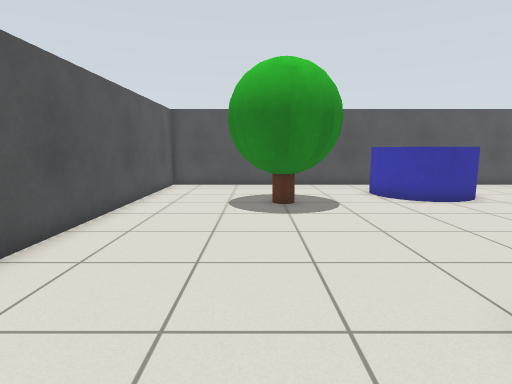
view 1 (above)

13 first-person views from a walk through a Gazebo world. The camera is 0.96 m above the floor, tilts 8° down and sees 80° across. The floor is counted in squares, 0.5 m on a side. Each view is taken from the middle of a square. On the plan, view 1 faces up. The plan holds only what a view shows up to about 17 squares ahead; the rest is blank.

view 2
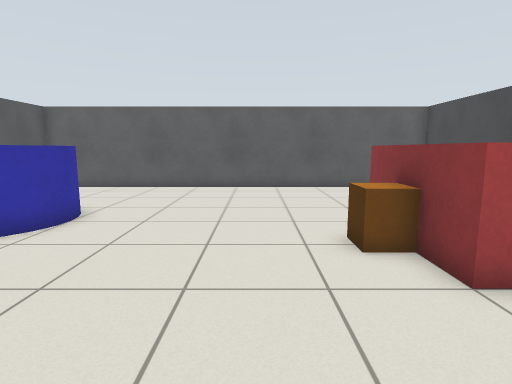

view 3
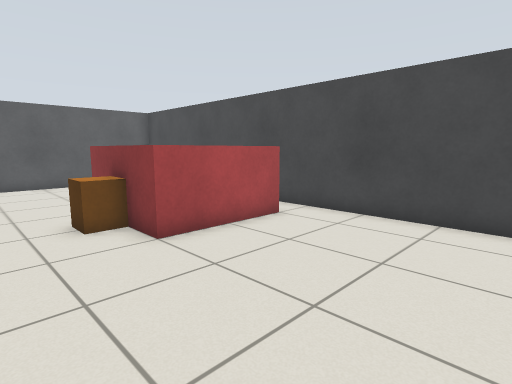

view 4
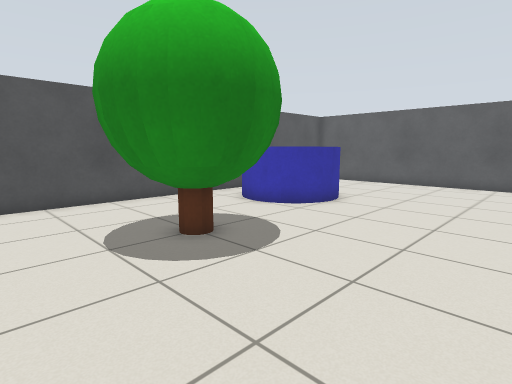

view 5
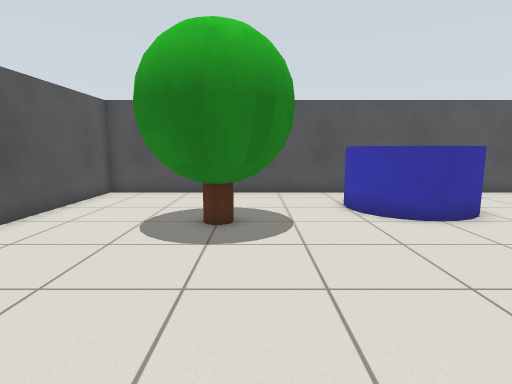

view 6
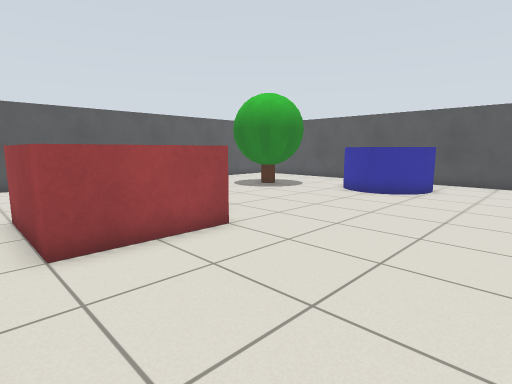

view 7
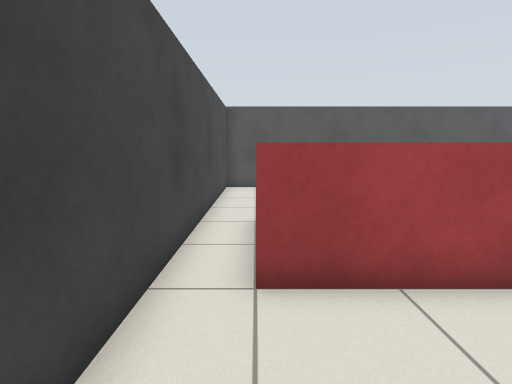

view 8
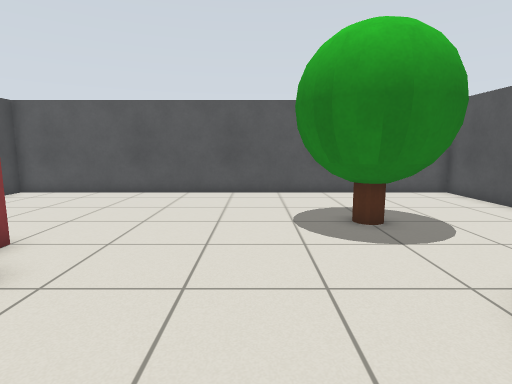

view 9
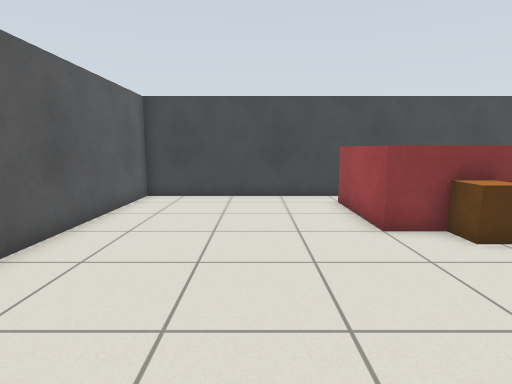

view 10
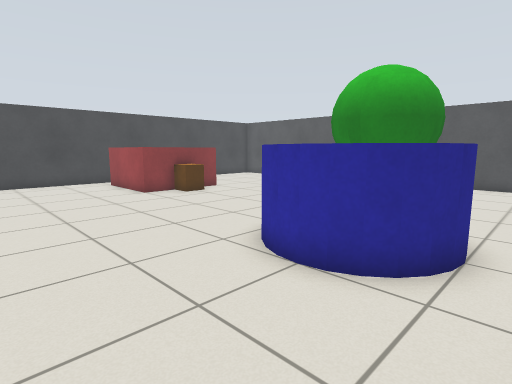

view 11
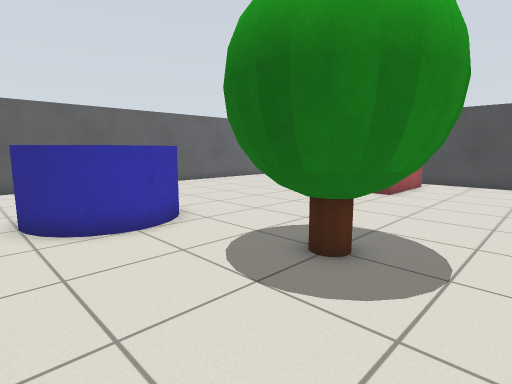

view 12
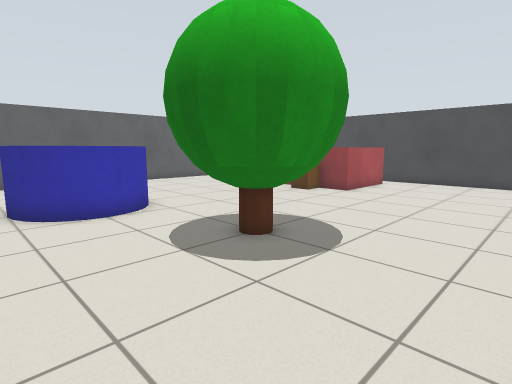

view 13
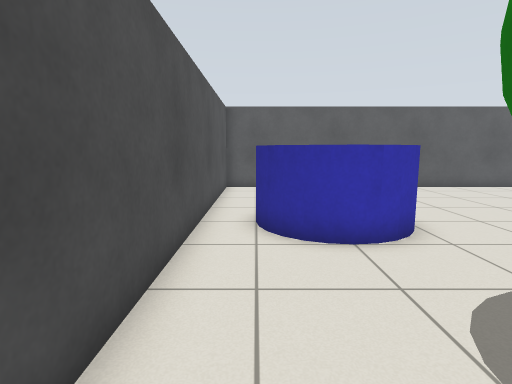

### Floor plan
Key: @ floor where view 1 was taken; # wall or solid block; . floor; = window, fence, low wall or low ledge; C blue cylinder; T tree; B red box.
Columns run from 5 left of view 1 to 15 right of it. Each row starts with its distance up from view 1.
 17 #####################
 16 #...................#
 15 #..........CCC......#
 14 #.........CC CC.....#
 13 #....TTT..C   C.....#
 12 #...TTTTT.CC CC.....#
 11 #...TTTTT..CCC......#
 10 #...TTTT............#
  9 #....TT.............#
  8 #...................#
  7 #...................#
  6 #...................#
  5 #...................#
  4 #.........=.........#
  3 #.......BBBBB.......#
  2 #.......B   B.......#
  1 #.......B   B.......#
  0 #....@..B   B.......#
 -1 #.......BBBBB.......#
 -2 #...................#
 -3 #####################

Where each view was taken, in squares from view 1:
view 1: 0 up, 0 right, facing up
view 2: 6 up, 1 left, facing right
view 3: 6 up, 3 left, facing down-right
view 4: 5 up, 3 left, facing up-right
view 5: 3 up, 2 right, facing up
view 6: 2 down, 13 right, facing up-left
view 7: 1 down, 11 right, facing left
view 8: 8 up, 9 right, facing left
view 9: 10 up, 10 right, facing down
view 10: 16 up, 13 right, facing down-left
view 11: 16 up, 2 left, facing down-right
view 12: 16 up, 4 left, facing down-right
view 13: 15 up, 1 left, facing right
